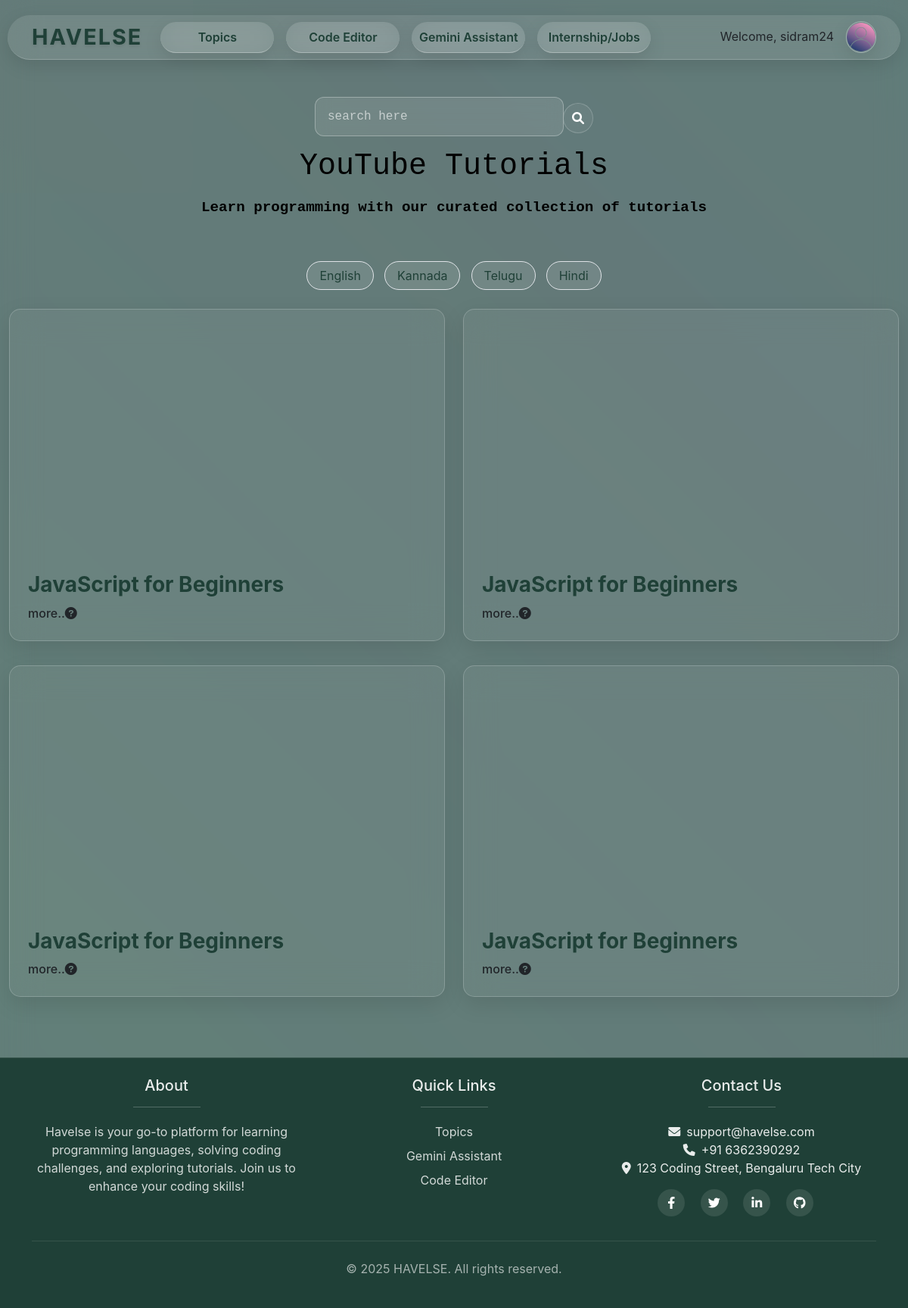
/home/video/?slug=javascript-for-beginners (signed in), run on the app's committed database.
### users/models.py (models this page shows, shortened)
class Profile(models.Model):
    user=models.OneToOneField(User,on_delete=models.CASCADE)
    name = models.CharField(max_length=20)
    gender=models.CharField(choices=CHOICES,blank=True,max_length=1)
    bio=models.CharField(max_length=50,blank=True)
    phone = models.CharField(max_length=15, unique=True,validators=[phone_validator])
    image=models.ImageField(default='profile.png',upload_to='profile_pictures/')
    deactivated_at = models.DateTimeField(null=True, blank=True)
    email_verified = models.BooleanField(default=False)

### learn/models.py (models this page shows, shortened)
class Languages(models.Model):
    course=models.ForeignKey(Course,on_delete=models.CASCADE,related_name='languages')
    language=models.CharField(max_length=20)

class Playlists(models.Model):
    title=models.ForeignKey(Languages,on_delete=models.CASCADE,related_name='playlists')
    list_id=models.CharField(max_length=100)

class Course(models.Model):
    title = models.CharField(max_length=200)
    subtitle=models.CharField(max_length=500,blank=True)
    slug = models.SlugField(max_length=200, unique=True)
    description = models.TextField(blank=True)
    created_at = models.DateTimeField(auto_now_add=True)
    updated_at = models.DateTimeField(auto_now=True)

### learn/views.py (the view)
# urls.py: path('video/',views.video,name='video'),
@login_required
def video(request):
    slug=request.GET.get('slug')
    l_name=request.GET.get('l_name','English')
    course=Course.objects.get(slug=slug)
    languages=course.languages.all()
    playlist={}
    for item in languages:
        if item.language==l_name:
            playlist=item.playlists.all()
    return render(request,'learn/videos.html',{'languages':languages,'playlist':playlist,'course':course})

### learn/templates/learn/videos.html (shortened to what this page needs)
{% extends 'learn/base.html' %}
{% load static %}
{% block content %}
<div class="tutorial-hero-section">
    <div class="container">
        <div class="row justify-content-center">
            <div class="col-md-8 text-center">
                <form action="{% url 'learn:search' %}" method="POST" class="d-flex">
                    <div class="input-group mb-3 mx-auto" style="width:50%;">
                        <input type="text" class="form-control" name="query" placeholder="search here">
                        <button class="fas fa-search btn" type="submit" id="button-addon2"></button>
                    </div>
                </form>
            </div>
        </div>
    <h1>YouTube Tutorials</h1>
    <p>Learn programming with our curated collection of tutorials</p>
    </div>
</div>
<div class="container">
    <div class="category-filters">
        {% for item in languages %}
        <a href="{% url 'learn:video' %}?slug={{course.slug}}&l_name={{item.language}}" class="filter-btn text-decoration-none">{{ item.language }}</a>
        {% endfor %}
    </div>
</div>
<div class="tutorials-container container">
    <div class="videos-page" id="page1">
        <div class="row">
            {% for play in playlist %}
            <div class="col-lg-6 col-md-12">
                <div class="video-card">
                    <div class="video-container">
                        <iframe src="https://www.youtube.com/embed/videoseries?list={{play.list_id}}" title="YouTube playlist player" allowfullscreen></iframe>
                    </div>
                    <div class="video-info">
                        <h3 class="video-title">{{ course.title }}</h3>
                        <div id="videoInfo">
                        <button class="accordion-button" type="button" data-bs-toggle="collapse" data-bs-target="#collapse{{play.id}}">
                            more..
                            <i class="fas fa-question-circle me-3"></i>
                        </button>
                        </div>
                    </div>
                </div>
            </div>
            {% endfor %}
        </div>
    </div>
</div>
{% endblock %}

### learn/templates/learn/base.html (shortened to what this page needs)
<!DOCTYPE html>
{% load static %}
<html lang="en">
<head>
    <link href="https://cdn.jsdelivr.net/npm/bootstrap@5.3.3/dist/css/bootstrap.min.css" rel="stylesheet">
    <link rel="stylesheet" href="https://cdnjs.cloudflare.com/ajax/libs/font-awesome/6.0.0-beta3/css/all.min.css">
    <link rel="stylesheet" href="{% static 'learn/css/main.css' %}">
</head>
<body>
    <div class="background-animation">
        <div class="blur-layer"></div>
        <div class="wave"></div>
        <div class="wave"></div>
        <div class="wave"></div>
    </div>
        {% if not hide_nav %}
        <nav class="navbar navbar-expand-lg fixed-top">
            <div class="container">
            <a class="navbar-brand" href="{% url 'learn:home' %}">HAVELSE</a>
            <div class="collapse navbar-collapse" id="mainNav">
                <ul class="navbar-nav me-auto">
                    <li class="nav-item">
                        <a class="nav-link p-2 m-2" href="{% url 'learn:topics' %}">Topics</a>
                    </li>
                    <li class="nav-item">
                        <a class="nav-link p-2 m-2" href="{% url 'learn:code' %}">Code Editor</a>
                    </li>
                    <li class="nav-item">
                        <a class="nav-link p-2 m-2" href="{% url 'learn:chat' %}">Gemini Assistant</a>
                    </li>
                    <li class="nav-item">
                        <a target="_blank" class="nav-link p-2 m-2" href="https://placementdrive.in/links?fbclid=PAZXh0bgNhZW0CMTEAAabL1EuN4zIc9V0YgCyHf6O5ytVIEuH1jqAABe5G32OYE9smKh2Y3xpt2U4_aem_0cBPoTAWkG_YZpzwfWAwyg#google_vignette">Internship/Jobs</a>
                    </li>
                </ul>
                <ul class="navbar-nav ms-auto">
                    <span class="navbar-text text-dark p-2 m-2 d-none d-lg-block">
                        {% if user.is_authenticated %}
                            Welcome, {{ user.username }}
                        {% else %}
                            Welcome, Guest
                        {% endif %}
                    </span>
                <li class="nav-item">
                    <button class="profile-button my-2 p-0 bg-transparent" data-bs-toggle="modal" data-bs-target="#profileModal">
                        <img src="{{ user.profile.image.url }}" onerror="this.onerror=null; this.src='{% static 'learn/images/profile.png' %}';" alt="profile" height="40px" width="40px" class="rounded-circle">
                    </button>
                </li>
                </ul>
            </div>
            </div>
        </nav>
    {% endif %}
{% block content %} {% endblock %}
<footer class="footer mt-5 py-4" style="background-color: #1f4037; color: white;">
    <div class="container">
        <div class="row">
            <div class="col-md-4 mb-4 text-center">
                <h5>About</h5><hr class="footer-title w-25 mx-auto">
                <p style="color: rgba(255, 255, 255, 0.8);">Havelse is your go-to platform for learning programming languages, solving coding challenges, and exploring tutorials. Join us to enhance your coding skills!</p>
            </div>
            <div class="col-md-4 mb-4 text-center">
                <h5>Quick Links</h5><hr class="footer-title w-25 mx-auto">
                <ul class="list-unstyled">
                    <li><a href="{% url 'learn:topics' %}" class="footer-links">Topics</a></li>
                    <li><a href="{% url 'learn:chat' %}" class="footer-links">Gemini Assistant</a></li>
                    <li><a href="{% url 'learn:code' %}" class="footer-links">Code Editor</a></li>
                </ul>
            </div>
            <div class="col-md-4 mb-4 text-center">
                <h5>Contact Us</h5><hr class="footer-title w-25 mx-auto">
                <ul class="list-unstyled">
                    <li><i class="fas fa-envelope me-2"></i>support@havelse.com</li>
                    <li><i class="fas fa-phone me-2"></i>+91 6362390292</li>
                    <li><i class="fas fa-map-marker-alt me-2"></i>123 Coding Street, Bengaluru Tech City</li>
                </ul>
                <div class="social-links mt-3">
                    <a href="#" class="text-white me-3"><i class="fab fa-facebook-f"></i></a>
                    <a href="#" class="text-white me-3"><i class="fab fa-twitter"></i></a>
                    <a href="#" class="text-white me-3"><i class="fab fa-linkedin-in"></i></a>
                    <a href="#" class="text-white me-3"><i class="fab fa-github"></i></a>
                </div>
            </div>
        </div>
        <div class="copyright">
            <p>&copy; 2025 HAVELSE. All rights reserved.</p>
        </div>
    </div>
</footer>
</body>
</html>

### learn/static/learn/css/main.css (style rules this page uses)
* { margin: 0; padding: 0; box-sizing: border-box; }
body { font-family: -apple-system, BlinkMacSystemFont, 'Segoe UI', Roboto, Oxygen, Ubuntu, Cantarell, sans-serif; background: linear-gradient(135deg, #437064 0%, #437064 100%); overflow-x: hidden; position: relative; }
.background-animation { position: fixed; top: 0; left: 0; width: 100%; height: 100%; z-index: 0; pointer-events: none; }
.wave { position: absolute; opacity: 0.1; width: 200%; height: 200%; background: linear-gradient(45deg, #FF9A9E, #FAD0C4, #fba3e2, #A6C1EE); animation: wave 15s infinite linear; -webkit-animation: wave 15s infinite linear; transform-origin: 50% 50%; will-change: transform, opacity; transform: translateZ(0); }
.wave:nth-child(2) { animation-delay: -5s; -webkit-animation-delay: -5s; opacity: 0.05; background: linear-gradient(45deg, #f9a48c, #FF9A9E, #A6C1EE, #f8a4e0); }
.wave:nth-child(3) { animation-delay: -10s; -webkit-animation-delay: -10s; opacity: 0.07; background: linear-gradient(45deg, #faa3e1, #A6C1EE, #FF9A9E, #FAD0C4); }
.blur-layer { position: absolute; width: 100%; height: 100%; backdrop-filter: blur(20px); -webkit-backdrop-filter: blur(20px); z-index: 1; }
.navbar { position: fixed; top: 20px; left: 0; right: 0; z-index: 1030; margin: 0 auto; width: 95%; background: rgba(255, 255, 255, 0.1) !important; backdrop-filter: blur(20px); -webkit-backdrop-filter: blur(20px); border-bottom: 1px solid rgba(255, 255, 255, 0.2); border-radius: 30px !important; box-shadow: 0 8px 24px rgba(0, 0, 0, 0.1); transition: all 0.3s ease; padding: 0 0; }
.navbar-brand { font-size: 1.8rem; font-weight: 700; color: #1f4037 !important; text-shadow: 0 2px 4px rgba(0, 0, 0, 0.1); letter-spacing: 2px; }
.nav-link { background: rgba(255, 255, 255, 0.1); backdrop-filter: blur(20px); -webkit-backdrop-filter: blur(20px); border-bottom: 1px solid rgba(255, 255, 255, 0.3); color: #1f4037; padding: 1rem 1rem; border-radius: 50px; box-shadow: 0 8px 24px rgba(0, 0, 0, 0.1); font-weight: 600; text-decoration: none; transition: all 0.3s ease; position: relative; overflow: hidden; display: flex; justify-content: center; align-items: center; width: 150px; text-align: center; }
.nav-link::before { content: ''; position: absolute; top: 0; left: 0; width: 100%; height: 100%; background: rgba(255, 255, 255, 0.2); transform: scaleX(0); transform-origin: right; transition: transform 0.3s ease; border-radius: 20px; }
.profile-button { background: rgba(255, 255, 255, 0.1); backdrop-filter: blur(20px); -webkit-backdrop-filter: blur(20px); border: 1px solid rgba(255, 255, 255, 0.3); color: #1f4037; padding: 1rem 1rem; border-radius: 50px; box-shadow: 0 8px 24px rgba(0, 0, 0, 0.1); font-weight: 600; text-decoration: none; transition: all 0.3s ease; position: relative; overflow: hidden; display: flex; justify-content: center; align-items: center; width: 40px; text-align: center; }
@media (max-width: 1200px) { .navbar { width: calc(100% - 20px); } }
@media (max-width: 1200px) { .profile-button { width:40px; } }
.form-control { background: rgba(255, 255, 255, 0.1) !important; border: 1px solid rgba(255, 255, 255, 0.3) !important; border-radius: 12px !important; color: white !important; padding: 0.8rem 1rem !important; backdrop-filter: blur(10px); -webkit-backdrop-filter: blur(10px); }
.form-control::placeholder { color: rgba(255, 255, 255, 0.6) !important; }
.footer { background: #1f4037 !important; backdrop-filter: blur(20px); -webkit-backdrop-filter: blur(20px); border-top: 1px solid rgba(255, 255, 255, 0.1); color: rgba(255, 255, 255, 0.9) !important; padding: 3rem 0; }
.footer-title { font-weight: 600; margin-bottom: 1.2rem; }
.footer-links { color: rgba(255, 255, 255, 0.8); text-decoration: none; display: block; margin-bottom: 0.5rem; transition: all 0.3s ease; }
.social-links a { display: inline-block; width: 36px; height: 36px; background-color: rgba(255, 255, 255, 0.1); text-align: center; line-height: 36px; border-radius: 50%; margin-right: 10px; transition: all 0.3s ease; }
.copyright { margin-top: 0.5rem; padding-top: 1.5rem; border-top: 1px solid rgba(255, 255, 255, 0.1); text-align: center; color: rgba(255, 255, 255, 0.6); }

### data on the page
Languages: language "English"
Languages: language "Kannada"
Languages: language "Telugu"
Languages: language "Hindi"
Course: title "JavaScript for Beginners"

### other printed values
{{ user.username }} "sidram24"
